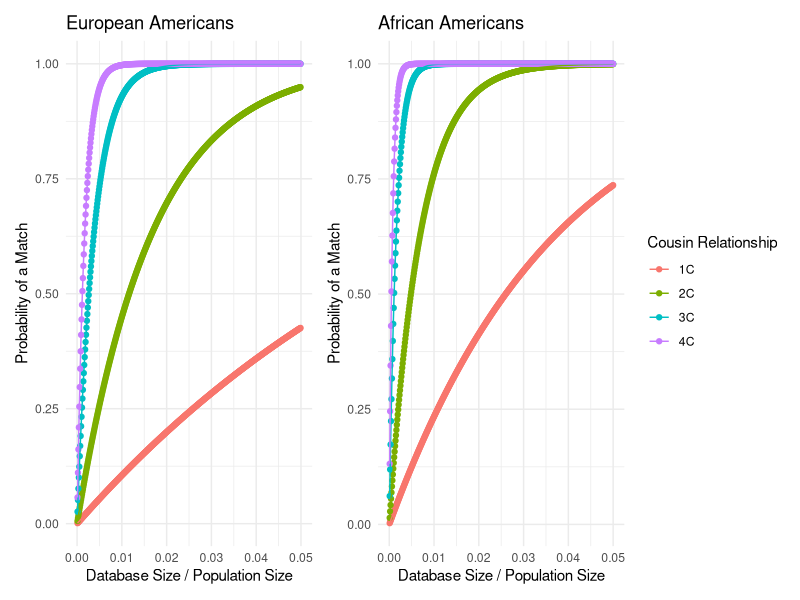
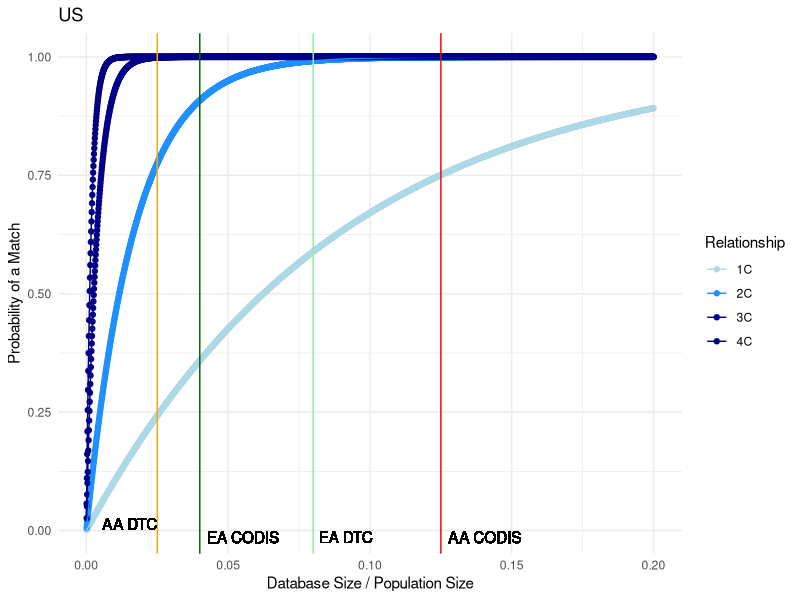

Write R code to recreate these figures, in order.
## ---- chunk 1
# Load required packages
library(tidyverse)
library(patchwork)

knitr::opts_knit$set(root.dir = "..")
knitr::opts_chunk$set(eval = TRUE, echo = FALSE, fig.width = 7, fig.height = 6)

## ---- chunk 2

# Define genome size and number of chromosomes
genome_size = 35 
num_chrs = 22

# Function to calculate the probability of a match for direct relatives
p_match = function(g, m, min_num_seg)
{
  m = m / 100 # Convert m from cM to fraction
  f = exp(-2 * g * m) / 2^(2 * g - 2) # Calculate f value
  pr = 1 - pbinom(min_num_seg - 1, num_chrs + genome_size * 2 * g, f) # Calculate probability
  return(pr)
}

# Function to calculate the probability of a match for once removed relatives
p_match_or = function(g, m, min_num_seg) 
{
  m = m / 100 # Convert m from cM to fraction
  f = exp(-(2 * g + 1) * m) / 2^(2 * g - 1) # Calculate f value
  pr = 1 - pbinom(min_num_seg - 1, num_chrs + genome_size * (2 * g + 1), f) # Calculate probability
  return(pr)
}

# Function to calculate the coverage of the database
coverage = function(Ks, maxg, N_pop, r, m, min_num_seg, min_num_rel, rep_direct = rep(1, 10), rep_or = rep(1, 10))
{
  N = N_pop / 2 # Convert population size to couple size
  pr_succ = length(Ks) # Initialize the vector of probabilities of success
  
  # Loop through database sizes
  for (i in 1:length(Ks)) 
  {
    K = Ks[i] # Current database size
    K_same = round(K * (r / 2) / (1 + r / 2)) # Calculate the number of direct relatives
    K_or = round(K * 1 / (1 + r / 2)) # Calculate the number of once removed relatives
    
    # Initialize vectors for probability calculations
    p_no_coal = numeric(maxg) 
    p_coal = numeric(maxg)
    p_no_coal_or = numeric(maxg) 
    p_coal_or = numeric(maxg)
    Ns = N * (r / 2)^(-(1:(maxg + 1))) # Calculate Ns values
    tot_p = 0
    tot_p_or = 0
    
    # Loop through generations
    for (g in 1:maxg)
    {
      f = 2^(2 * g - 2) / Ns[g] # Calculate f value for direct relatives
      f_or = 2^(2 * g - 1) / Ns[g + 1] # Calculate f value for once removed relatives
      
      # Update probabilities
      if (g > 1) {
        p_coal[g] = p_no_coal[g - 1] * f
        p_no_coal[g] = p_no_coal[g - 1] * (1 - f)
        p_coal_or[g] = p_no_coal_or[g - 1] * f_or
        p_no_coal_or[g] = p_no_coal_or[g - 1] * (1 - f_or)
      } else {
        p_coal[g] = f 
        p_no_coal[g] = 1 - f 
        p_coal_or[g] = f_or 
        p_no_coal_or[g] = 1 - f_or
      }
      
      # Update total probabilities
      tot_p = tot_p + p_coal[g] * p_match(g, m, min_num_seg) * rep_direct[g] 
      if (g < maxg) {
        tot_p_or = tot_p_or + p_coal_or[g] * p_match_or(g, m, min_num_seg) * rep_or[g]
      } 
    }

    # Calculate probability of no success
    pr_no_succ = 0
    for (n in 0:(min_num_rel - 1)) 
    {
      for (n_or in 0:n) 
      {
        pr_no_succ = pr_no_succ + dbinom(n_or, K_or, tot_p_or) * dbinom(n - n_or, K_same, tot_p)
      }
    }
    
    # Calculate the probability of success
    pr_succ[i] = 1 - pr_no_succ
  }
  
  return(pr_succ)
}

# Ks: A vector of database sizes
# maxg: Maximum relatedness to consider (1: sibs, 2: 1st cousins, 3: 2nd cousins...)
# N: Population size

# r: Mean number of children per mating pair (=per family), so 2 for a constant size population, >2 for expanding population, <1 for contracting population
# m: Maximum length in cM of a detectable segment
# min_num_seg: Minimum number of segments to declare a match
# min_num_rel: Minimum number of detected matches (=relatives) to declare success of identification


## ---- chunk 3
library(ggplot2)
library(ggrepel)

generate_plot <- function(rep_direct, rep_or, N_pop, name) {
  N = N_pop # population size
  num_K = 10000 # number of data points between 0 to 1 
  m = 6 # minimal cM
  min_num_seg = 2 # number of segments
  r = 2.5 # number of kids per couple
  Ks = round(seq(from=N/num_K, to=N, length.out=num_K))
  
  c1 = coverage(Ks, maxg = 2, N_pop, r, m, min_num_seg = 2, min_num_rel = 1, rep_direct = rep_direct, rep_or = rep_or)
  c2 = coverage(Ks, maxg = 3, N_pop, r, m, min_num_seg = 2, min_num_rel = 1, rep_direct = rep_direct, rep_or = rep_or)
  c3 = coverage(Ks, maxg = 4, N_pop, r, m, min_num_seg = 2, min_num_rel = 1, rep_direct = rep_direct, rep_or = rep_or)
  c4 = coverage(Ks, maxg = 5, N_pop, r, m, min_num_seg = 2, min_num_rel = 1, rep_direct = rep_direct, rep_or = rep_or)
  
  # Combine the data points into a single data frame
  plot_data <- data.frame(Ks = rep(Ks, 4),
                          Coverage = c(c1, c2, c3, c4),
                          Relationship = factor(rep(c("1C", "2C", "3C", "4C"), each = num_K)))
  
  # Calculate database size as a proportion of the population size
  plot_data$Ks_proportion <- plot_data$Ks / N
  
  # Filter out rows with missing values and ensure x-axis limits are respected
  plot_data <- plot_data[complete.cases(plot_data) & plot_data$Ks_proportion <= 0.05,]
  
  # Find the optimal point for labels
  optimal_x <- mean(plot_data$Ks_proportion)
  plot_data$optimal_label <- abs(plot_data$Ks_proportion - optimal_x) < 0.0001
  
  # Create a ggplot2 plot
  p <- ggplot(plot_data, aes(x = Ks_proportion, y = Coverage, color = Relationship, group = Relationship)) +
    geom_point() +
    geom_line() +
    scale_x_continuous(breaks = seq(0, 0.05, 0.01), limits = c(0, 0.05)) +
    labs(title = name,
         x = "Database Size / Population Size",
         y = "Probability of a Match",
         color = "Cousin Relationship") +
    theme_minimal() +
    theme(legend.position = "right") 
    # geom_text_repel(data = subset(plot_data, optimal_label), 
    #                 aes(label = Relationship, x = Ks_proportion, y = Coverage),
    #                 box.padding = unit(0.5, "lines"),
    #                 point.padding = unit(0.5, "lines"),
    #                 nudge_x = 0.005,
    #                 nudge_y = 0.005,
    #                 show.legend = FALSE)
  
  # Display the plot
  p
}

## ---- chunk 4

rep_direct_ea = rep(1, 10)
rep_or_ea = rep(1, 10)
N_pop_ea_1990 = 199686070

ea_fig <- generate_plot(rep_direct_ea, rep_or_ea, N_pop_ea_1990, "European Americans")



## ---- chunk 5

rep_direct_aa = rep(2.4, 10)
rep_or_aa = rep(2.4, 10)
N_pop_aa_1990 = 29986060

aa_fig <- generate_plot(rep_direct_aa, rep_or_aa, N_pop_aa_1990, "African Americans")

library(patchwork)
(ea_fig + aa_fig) + plot_layout(guides = "collect")
## ---- chunk 6

generate_plot2 <- function(rep_direct, rep_or, N_pop, name) {
  N = N_pop
  num_K = 10000
  m = 6
  min_num_seg = 2
  r = 2.5
  Ks = round(seq(from=N/num_K, to=N, length.out=num_K))
  
  c1 = coverage(Ks, maxg = 2, N_pop, r, m, min_num_seg = 2, min_num_rel = 1, rep_direct = rep_direct, rep_or = rep_or)
  c2 = coverage(Ks, maxg = 3, N_pop, r, m, min_num_seg = 2, min_num_rel = 1, rep_direct = rep_direct, rep_or = rep_or)
  c3 = coverage(Ks, maxg = 4, N_pop, r, m, min_num_seg = 2, min_num_rel = 1, rep_direct = rep_direct, rep_or = rep_or)
  c4 = coverage(Ks, maxg = 5, N_pop, r, m, min_num_seg = 2, min_num_rel = 1, rep_direct = rep_direct, rep_or = rep_or)
  
  plot_data <- data.frame(Ks = rep(Ks, 4),
                          Coverage = c(c1, c2, c3, c4),
                          Relationship = factor(rep(c("1C", "2C", "3C", "4C"), each = num_K)))
  
  plot_data$Ks_proportion <- plot_data$Ks / N
  
  plot_data <- plot_data[complete.cases(plot_data) & plot_data$Ks_proportion <= 0.2,]
  
  min_coverage <- min(plot_data$Coverage, na.rm = TRUE) # calculate the minimum coverage
  
  p <- ggplot(plot_data, aes(x = Ks_proportion, y = Coverage, color = Relationship, group = Relationship)) +
    geom_point() +
    geom_line() +
    geom_vline(xintercept = 0.025, color = "orange", show.legend = FALSE) +
    geom_vline(xintercept = 0.125, color = "red", show.legend = FALSE) +
    geom_vline(xintercept = 0.08, color = "lightgreen", show.legend = FALSE) +
    geom_vline(xintercept = 0.04, color = "darkgreen", show.legend = FALSE) +
    geom_text(aes(x = 0.025, label = "AA DTC"), y = min_coverage, hjust = 1, vjust = 0, show.legend = FALSE, color = "black") +
    geom_text(aes(x = 0.125, label = "AA CODIS"), y = min_coverage, hjust = -0.1, vjust = 1.1, show.legend = FALSE, color = "black") +
    geom_text(aes(x = 0.08, label = "EA DTC"), y = min_coverage, hjust = -0.1, vjust = 1.1, show.legend = FALSE, color = "black") +
    geom_text(aes(x = 0.04, label = "EA CODIS"), y = min_coverage, hjust = -0.1, vjust = 1.1, show.legend = FALSE, color = "black") +
    scale_color_manual(values = c("1C" = "#ADD8E6", "2C" = "#1E90FF", "3C" = "#00008B", "4C" = "#000080")) + 
    labs(title = name,
         x = "Database Size / Population Size",
         y = "Probability of a Match",
         color = "Relationship") +
    theme_minimal()
  
  p
}

## ---- chunk 7

rep_direct_ea = rep(1, 10)
rep_or_ea = rep(1, 10)
N_pop_1990 = 2.5e8

combo_fig <- generate_plot2(rep_direct_ea, rep_or_ea, N_pop_1990, "US")

combo_fig
